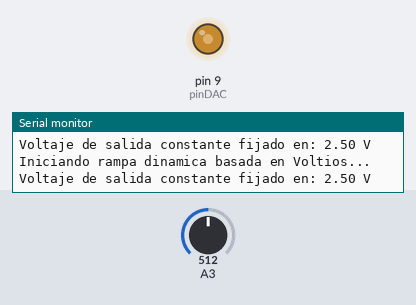
The sketch below on a simulated Arduino Uno, built with avr-gcc and run on an emulated ATmega328P. Parts: output pins drawn as LEDs (lit = HIGH), the last lines printed to the serial monitor. Inputs (shaded band) come from the test bench; at power-on: A3 = 512.

Above: at 1.2 s.
1.3 s: A3 set to 716
At 1.6 s:
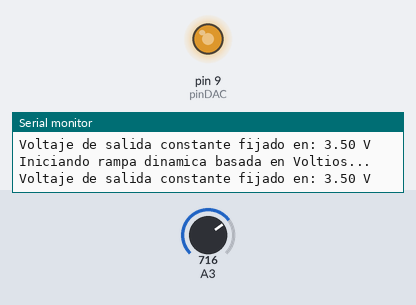
2.8 s: A3 set to 900
At 4.0 s:
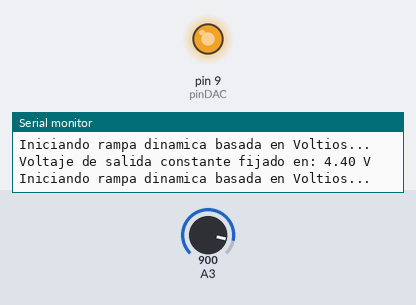
4.3 s: A3 set to 122
At 4.9 s:
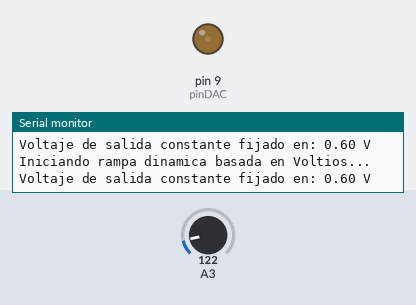
5.8 s: A3 set to 0
At 6.1 s:
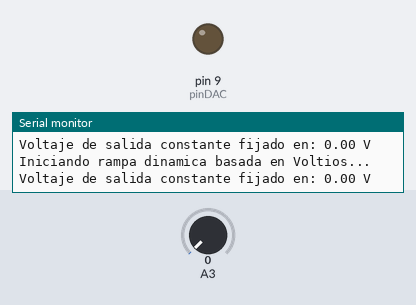
Timing chart, 0 to 8.3 s (numbered marks = the images above; inputs shaded):
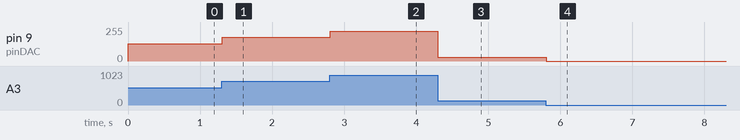

Measured:
- after the input at 1.3 s, pin 9 (pinDAC): 128/255 → 178/255 at once
- after the input at 2.8 s, pin 9 (pinDAC): 178/255 → 224/255 at once
- after the input at 4.3 s, pin 9 (pinDAC): 224/255 → 30/255 at once
- after the input at 5.8 s, pin 9 (pinDAC): 30/255 → 0/255 at once

The sketch:

dac_delta_sigma_UNO_R3_v1.ino
```cpp
/*
  Demo: DAC por PWM de Alta Velocidad (Filtro RC) adaptado para Arduino Uno R3
  Plataforma: Arduino Uno R3 (ATmega328P)
*/

// En el Arduino Uno, modificaremos el Timer 1, por lo que debemos usar fijamente el Pin 9
const int pinDAC = 9;

// El Timer 1 en modo "Fast PWM" configurado sin pre-escaler nos otorga:
// Frecuencia = 16 MHz / 1024 pasos = 15.625 kHz (Suficientemente alta para el filtro RC)
const int valorMaximoDigital = 1023; // 10 bits de resolución (0 a 1023)
const float voltajeMaximoArduino = 5.0; // El Arduino Uno opera nativamente a 5.0V

// Variable para definir la tensión analógica que deseas a la salida del filtro RC
float voltajeDeseado = 2.0;

void setup() {
  Serial.begin(115200);
  pinMode(pinDAC, OUTPUT);

  // --- CONFIGURACIÓN AVANZADA DE REGISTROS (Timer 1) ---
  // Configuramos el Timer 1 para Fast PWM de 10 bits (Frecuencia ~15.6 kHz)
  // Esto reemplaza las funciones específicas que usamos en la Pico.
  TCCR1A = _BV(COM1A1) | _BV(WGM11) | _BV(WGM10);
  TCCR1B = _BV(WGM12)  | _BV(CS10); // Sin pre-escaler (frecuencia máxima disponible)
}

void loop() {
  // --- Ejemplo 1: Mantener un voltaje analógico constante ---
  voltajeDeseado = analogRead(A3)*(5/1023.0);
  fijarVoltajeDAC(voltajeDeseado);

  Serial.print("Voltaje de salida constante fijado en: ");
  Serial.print(voltajeDeseado);
  Serial.println(" V");

  //delay(4000);

  // --- Ejemplo 2: Rampa dinámica interactiva ---
  Serial.println("Iniciando rampa dinamica basada en Voltios...");
  //for (float v = 1.0; v <= 3.0; v += 0.05) {
  //  fijarVoltajeDAC(v);
  //  delay(30);
  //}
  //delay(1000);
}

/*
  Función matemática adaptada para el hardware del Arduino Uno (5V y 10 bits)
*/
void fijarVoltajeDAC(float voltios) {
  // Limitamos por seguridad según el rango real del pin del Arduino
  if (voltios < 0.0) voltios = 0.0;
  if (voltios > voltajeMaximoArduino) voltios = voltajeMaximoArduino;

  // Regla de tres directa adaptada a 5V y resolución de 1023:
  int valorPWM = (voltios * valorMaximoDigital) / voltajeMaximoArduino;

  // Actualizamos directamente el registro de comparación del Timer 1 (Pin 9)
  OCR1A = valorPWM;
}
```
